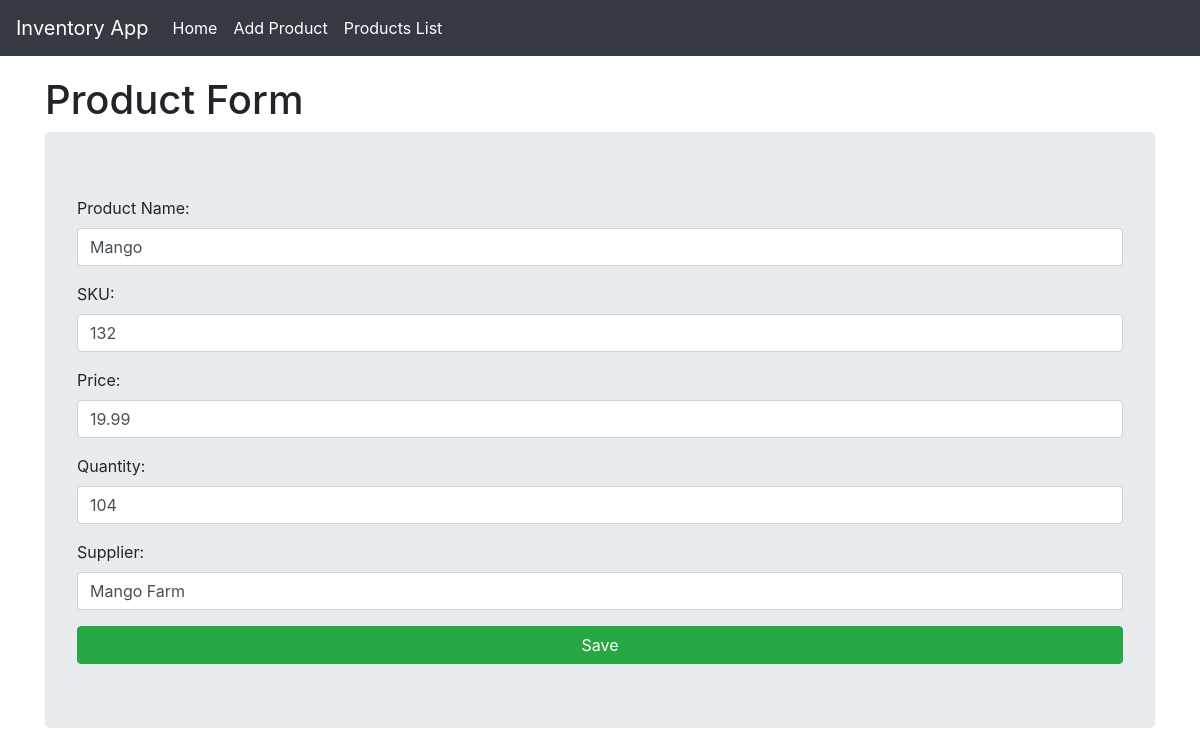
/product/update/2/, run on the app's committed database.
### invApp/models.py (models this page shows, shortened)
class Product(models.Model):
    product_id = models.AutoField(primary_key=True)
    name = models.CharField(max_length=100)
    sku = models.CharField(max_length=50, unique=True)
    price = models.FloatField()
    quantity = models.PositiveIntegerField()
    supplier = models.CharField(max_length=100)

### invApp/views.py (the view)
# urls.py: path('product/update/<int:pk>/', views.product_update_view, name='product_update'),
def product_update_view(request, pk):
    product = Product.objects.get(product_id=pk)
    form = ProductForm(instance=product)
    if request.method == 'POST':
        form = ProductForm(request.POST, instance=product)
        if form.is_valid():
            form.save()
            return redirect('product_list')
    context = {
        'form': form,
        'product': product,
    }
    return render(request, 'invApp/product_form.html', context)

### invApp/forms.py
class ProductForm(forms.ModelForm):
    class Meta:
        model = Product
        fields = '__all__'
        labels = {
            'product_id': 'Product ID',
            'name': 'Product Name',
            'sku': 'SKU',
            'price': 'Price',
            'quantity': 'Quantity',
            'supplier': 'Supplier',
        }
        widgets = {
            'product_id': forms.NumberInput(attrs={'class': 'form-control' , 'placeholder': 'e.g. 1'}),
            'name': forms.TextInput(attrs={'class': 'form-control' , 'placeholder': 'e.g. Shirt'}),
            'sku': forms.TextInput(attrs={'class': 'form-control' , 'placeholder': 'e.g. 12345'}),
            'price': forms.NumberInput(attrs={'class': 'form-control' , 'placeholder': 'e.g. 19.99'}),
            'quantity': forms.NumberInput(attrs={'class': 'form-control' , 'placeholder': 'e.g. 100'}),
            'supplier': forms.TextInput(attrs={'class': 'form-control' , 'placeholder': 'e.g. Supplier Name'}),
        }

### invApp/templates/invApp/product_form.html (shortened to what this page needs)
{% extends "invApp/layout.html" %}
{% block content %}
<h1>Product Form</h1>
<form method="POST" class="jumbotron">
    {{ form.as_p }}
    <button type="submit" class="btn btn-success btn-block">Save</button>
</form>
{% endblock %}

### invApp/templates/invApp/layout.html (style rules this page uses)
body { padding-top: 56px; }

### data on the page
Product: name "Mango", sku "132", price "19.99", quantity "104", supplier "Mango Farm"
